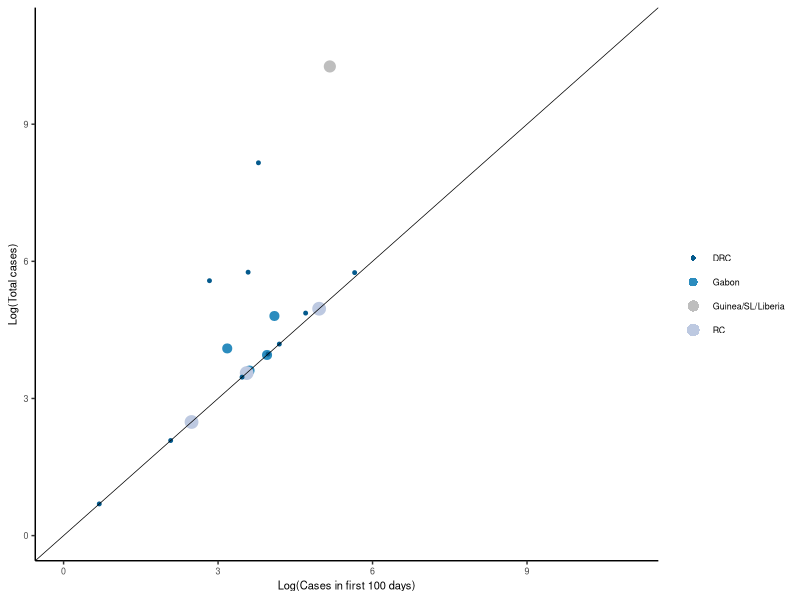
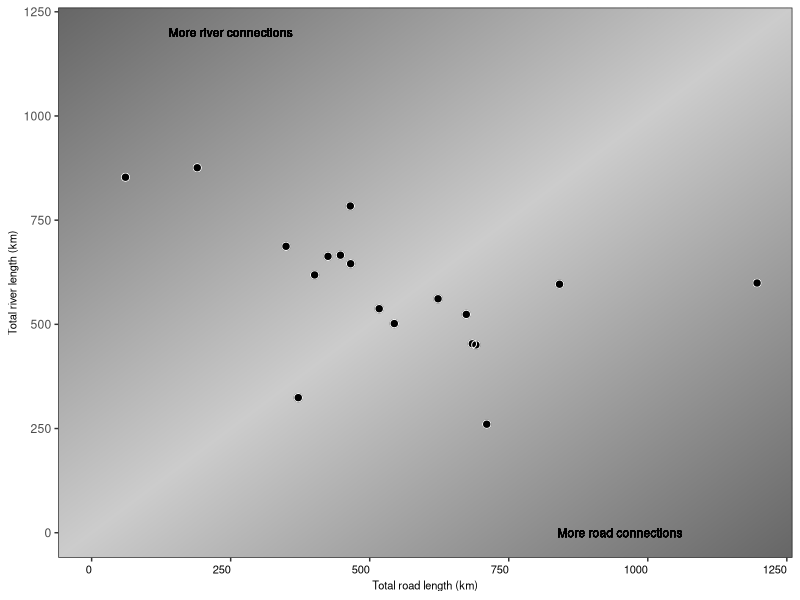
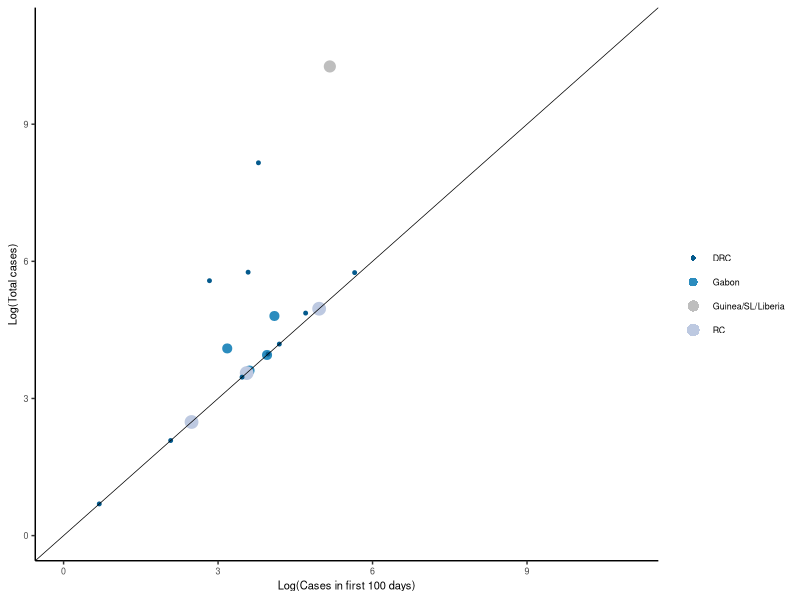
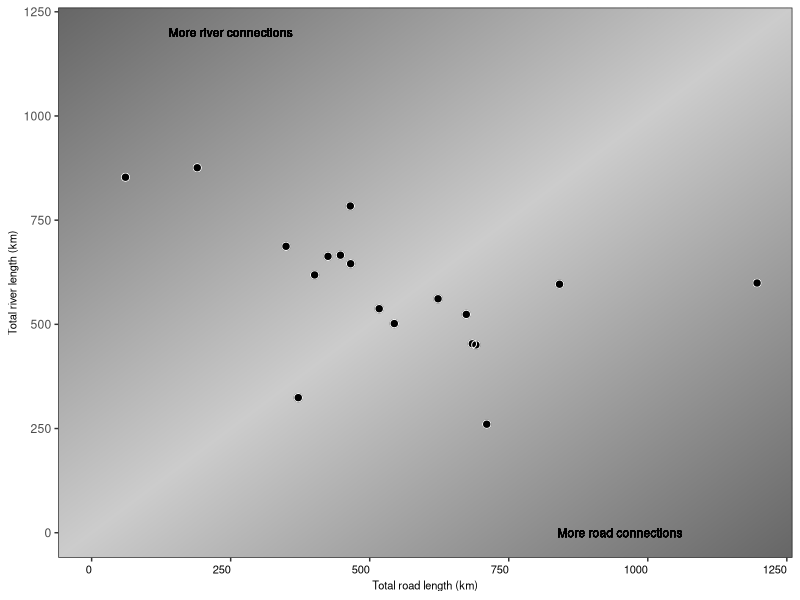

Reproduce these figures in R, in order.
# Load required libraries
library(magrittr)
library(readr)
library(dplyr)
library(ggplot2)
library(ggrepel)
library(grid) 

## Figure 1.b. Total cases vs Cases in first 100 days
# Read the data
ebola <- read_csv("ebola.csv", show_col_types = FALSE)
View(ebola)

# Define custom colors for each country
country_colors <- c("#045a8d", "#2b8cbe", "grey", "#bdc9e1")

# Create the scatter plot
ggplot(ebola, aes(log(Cases1st100Days), 
                  log(TotalCase), 
                  color = Country, 
                  size = Size, 
                  order = Order)) +
  geom_point(alpha = 1) +
  scale_size(range = c(1, 4), guide = "none") +
  scale_color_manual(values = country_colors) +
  guides(color = guide_legend(title = "", override.aes = list(size = c(1.5, 2.7, 3.5, 4), shape = c(16, 16, 16, 16), color = country_colors))) +
  xlab("Log(Cases in first 100 days)") +
  ylab("Log(Total cases)") +
  xlim(0, 11) +
  ylim(0, 11) +
  geom_abline(size = 0.25) +
  theme(text = element_text(size = 8), 
        panel.grid.major = element_blank(), 
        panel.grid.minor = element_blank(),
        panel.background = element_blank(),
        axis.line = element_line(colour = "black"))

ggsave(
  "Figure_1b.png",
  plot = last_plot(),
  width = 3.5,
  height = 2.4,
)


## Figure 2. Total road length vs. total river length 
# Create a large matrix for a smooth background shading (values range between 0.4-0.8)
mat <- matrix(NA, 1000,1000)
mat[row(mat)+col(mat) ==1001] <- 0.8

i <- 1
for (x in 1:1000) {
  mat[(row(mat)+col(mat) ==1000 - i + 1)|(row(mat)+col(mat) ==1000 + i + 1)] <- (1-(i/1000))*(0.8-0.4)+0.4
  i <- i + 1
}

# Create the shading by interpolating colors
g <- rasterGrob(
  image = mat,
  width = unit(1, "npc"),
  height = unit(1, "npc"), 
  interpolate = TRUE
)

# Total road length vs. total river length 
p <- ggplot(ebola, aes(x = Road, y = River, label = Spillover)) +
  annotation_custom(
    grob = g, xmin = -Inf, xmax = Inf, ymin = -Inf, ymax = Inf
  ) +
  geom_point(color = "black", size = 2.5) + 
  geom_point(colour="white",pch=21, size=2.5, show.legend = NA) + 
  theme_bw() + 
  scale_x_continuous(limits = c(0,1200)) +
  scale_y_continuous(limits = c(0,1200)) +
  xlab("Total road length (km)") +
  ylab("Total river length (km)") +
  theme(axis.text.x = element_text(angle = 0, hjust = 1, size=8,color="black"), axis.title = element_text(size = 8)) +
  theme(plot.title = element_text(size = 8))

p + geom_text(x=250, y=1200, label="More river connections", size= 3, color='black') + 
  geom_text(x=950, y=0, label="More road connections", size= 3, color='black')

ggsave(
  "Figure2.png",
  plot = last_plot(),
  width = 3.5,
  height = 2.4,
)
